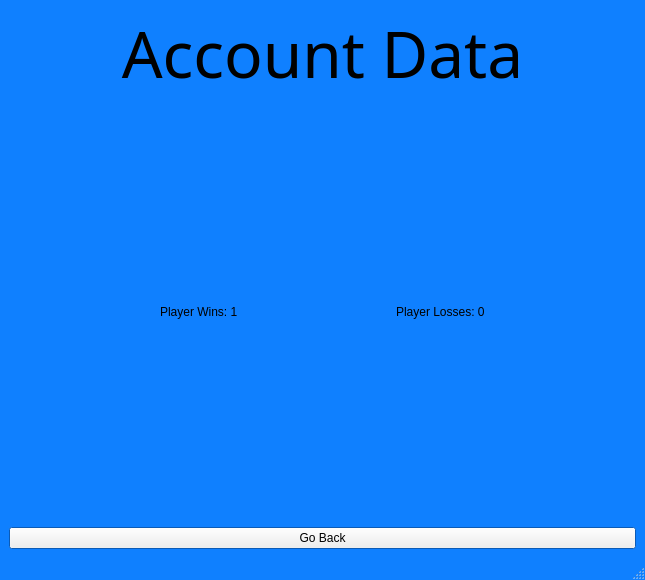
<?xml version="1.0" encoding="UTF-8"?>
<ui version="4.0">
 <class>MainWindow</class>
 <widget class="QMainWindow" name="MainWindow">
  <property name="geometry">
   <rect>
    <x>0</x>
    <y>0</y>
    <width>645</width>
    <height>580</height>
   </rect>
  </property>
  <property name="palette">
   <palette>
    <active>
     <colorrole role="Base">
      <brush brushstyle="SolidPattern">
       <color alpha="255">
        <red>255</red>
        <green>255</green>
        <blue>255</blue>
       </color>
      </brush>
     </colorrole>
     <colorrole role="Window">
      <brush brushstyle="SolidPattern">
       <color alpha="255">
        <red>15</red>
        <green>128</green>
        <blue>255</blue>
       </color>
      </brush>
     </colorrole>
    </active>
    <inactive>
     <colorrole role="Base">
      <brush brushstyle="SolidPattern">
       <color alpha="255">
        <red>255</red>
        <green>255</green>
        <blue>255</blue>
       </color>
      </brush>
     </colorrole>
     <colorrole role="Window">
      <brush brushstyle="SolidPattern">
       <color alpha="255">
        <red>15</red>
        <green>128</green>
        <blue>255</blue>
       </color>
      </brush>
     </colorrole>
    </inactive>
    <disabled>
     <colorrole role="Base">
      <brush brushstyle="SolidPattern">
       <color alpha="255">
        <red>15</red>
        <green>128</green>
        <blue>255</blue>
       </color>
      </brush>
     </colorrole>
     <colorrole role="Window">
      <brush brushstyle="SolidPattern">
       <color alpha="255">
        <red>15</red>
        <green>128</green>
        <blue>255</blue>
       </color>
      </brush>
     </colorrole>
    </disabled>
   </palette>
  </property>
  <property name="windowTitle">
   <string>MainWindow</string>
  </property>
  <widget class="QWidget" name="centralwidget">
   <layout class="QGridLayout" name="gridLayout">
    <item row="0" column="0">
     <layout class="QVBoxLayout" name="verticalLayout">
      <item>
       <widget class="QLabel" name="label">
        <property name="font">
         <font>
          <family>Futura</family>
          <pointsize>48</pointsize>
          <italic>false</italic>
         </font>
        </property>
        <property name="text">
         <string>Account Data</string>
        </property>
        <property name="alignment">
         <set>Qt::AlignCenter</set>
        </property>
        <property name="indent">
         <number>2</number>
        </property>
       </widget>
      </item>
      <item>
       <spacer name="verticalSpacer">
        <property name="orientation">
         <enum>Qt::Vertical</enum>
        </property>
        <property name="sizeHint" stdset="0">
         <size>
          <width>20</width>
          <height>40</height>
         </size>
        </property>
       </spacer>
      </item>
      <item>
       <layout class="QHBoxLayout" name="horizontalLayout">
        <item>
         <spacer name="horizontalSpacer_2">
          <property name="orientation">
           <enum>Qt::Horizontal</enum>
          </property>
          <property name="sizeHint" stdset="0">
           <size>
            <width>40</width>
            <height>20</height>
           </size>
          </property>
         </spacer>
        </item>
        <item>
         <widget class="QLabel" name="label_2">
          <property name="text">
           <string>Player Wins: 1</string>
          </property>
         </widget>
        </item>
        <item>
         <spacer name="horizontalSpacer_3">
          <property name="orientation">
           <enum>Qt::Horizontal</enum>
          </property>
          <property name="sizeHint" stdset="0">
           <size>
            <width>40</width>
            <height>20</height>
           </size>
          </property>
         </spacer>
        </item>
        <item>
         <widget class="QLabel" name="label_3">
          <property name="text">
           <string>Player Losses: 0</string>
          </property>
         </widget>
        </item>
        <item>
         <spacer name="horizontalSpacer">
          <property name="orientation">
           <enum>Qt::Horizontal</enum>
          </property>
          <property name="sizeHint" stdset="0">
           <size>
            <width>40</width>
            <height>20</height>
           </size>
          </property>
         </spacer>
        </item>
       </layout>
      </item>
      <item>
       <spacer name="verticalSpacer_2">
        <property name="orientation">
         <enum>Qt::Vertical</enum>
        </property>
        <property name="sizeHint" stdset="0">
         <size>
          <width>20</width>
          <height>40</height>
         </size>
        </property>
       </spacer>
      </item>
      <item>
       <widget class="QPushButton" name="back_btn">
        <property name="text">
         <string>Go Back</string>
        </property>
       </widget>
      </item>
     </layout>
    </item>
   </layout>
  </widget>
  <widget class="QStatusBar" name="statusbar"/>
 </widget>
 <resources/>
 <connections/>
</ui>
